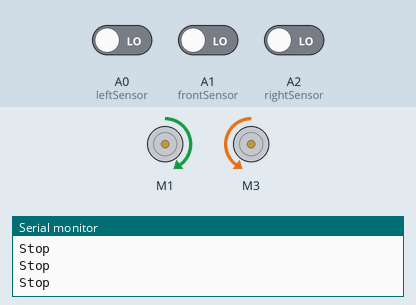
This sketch was run on a simulated Arduino Uno, built with avr-gcc and run on an emulated ATmega328P. On the bench: 2 × DC motor (green arrow = forward, orange = backward, longer = faster), the last lines printed to the serial monitor. The test bench sets the inputs (shaded band); at power-on: A0 (leftSensor) LOW, A2 (rightSensor) LOW, A1 (frontSensor) LOW.

Above: at 1.2 s.
1.3 s: A0 (leftSensor) driven HIGH
At 2.0 s:
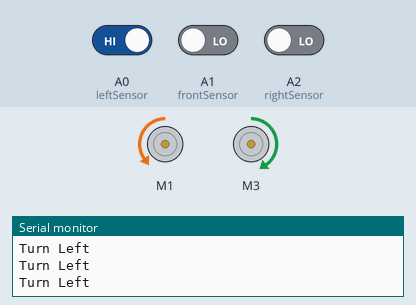
2.8 s: A2 (rightSensor) driven HIGH
At 4.0 s:
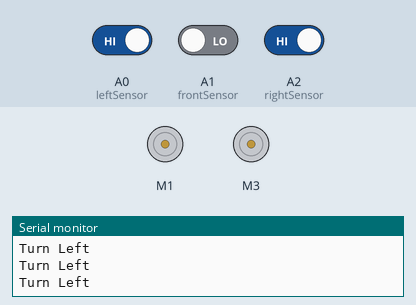
4.3 s: A0 (leftSensor) driven LOW
At 4.7 s:
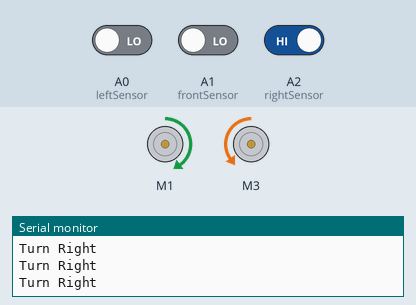
5.8 s: A2 (rightSensor) driven LOW
At 6.3 s:
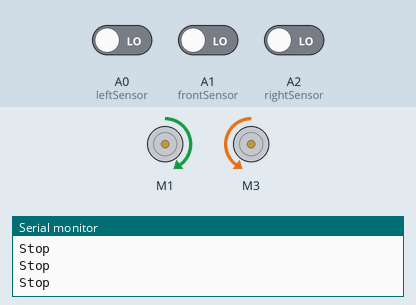
7.3 s: A1 (frontSensor) driven HIGH
At 8.0 s:
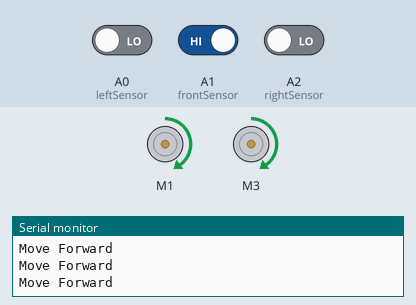
8.8 s: A1 (frontSensor) driven LOW
At 9.5 s:
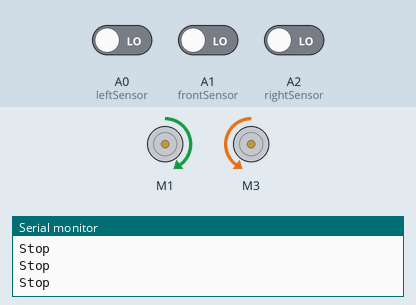
Timing chart, 0 to 11.3 s (numbered marks = the images above; inputs shaded):
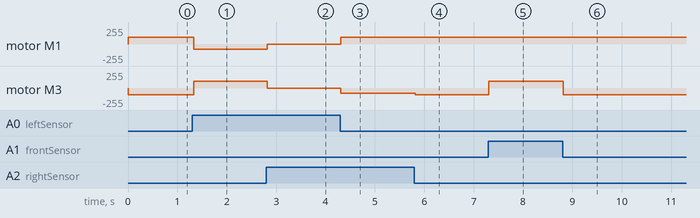

Measured:
- after the input at 1.3 s, motor M1: forward 100/255 → backward 80/255 at once; motor M3: backward 100/255 → forward 100/255 at once
- after the input at 2.8 s, motor M1: backward 80/255 → stopped at once; motor M3: forward 100/255 → stopped at once
- after the input at 4.3 s, motor M1: stopped → forward 100/255 at once; motor M3: stopped → backward 80/255 at once
- after the input at 5.8 s, motor M3: backward 80/255 → backward 100/255 at once
- after the input at 7.3 s, motor M3: backward 100/255 → forward 100/255 at once
- after the input at 8.8 s, motor M3: forward 100/255 → backward 100/255 at once

The sketch:

MAZE_Solving_Robot.ino
```cpp
// Maze Solving Robot Code
//
// This code is designed to control a maze-solving robot using the Adafruit Motor Shield and three infrared (IR) sensors to detect the robot's surroundings.
// The robot uses the IR sensors to sense the walls of the maze and determine the appropriate actions, such as moving forward, turning left or right, or performing a U-turn.
//
// Key Features:
// 1. IR Sensor Integration: Detects obstacles in front, left, and right of the robot.
// 2. Motor Control: Uses the Adafruit Motor Shield to control two DC motors for movement.
// 3. Decision-Making Logic: Implements a switch-case structure based on sensor states for navigation.
// 4. Customizable Parameters: Speed and delay values can be adjusted for smooth operation.
// 5. Debugging Capability: Serial output for monitoring the robot's behavior in real-time.
//
// The code is modular, with separate functions for forward movement, turning, stopping, and U-turns, ensuring clarity and ease of modification.

#include <AFMotor.h>  // Include the Adafruit Motor Shield library for motor control

// Motor Definitions
AF_DCMotor motorA(1);  // Motor A connected to terminal M1 on the motor shield
AF_DCMotor motorB(3);  // Motor B connected to terminal M3 on the motor shield

// Sensor Pin Definitions
const int leftSensor = A0;   // Left IR sensor pin
const int frontSensor = A1;  // Front IR sensor pin
const int rightSensor = A2;  // Right IR sensor pin

// Movement Parameters
const int forwardSpeed = 100;  // Speed for forward movement
const int TurningSpeed = 100;  // Speed for turning movements
const int turnDelay = 25;      // Delay for completing a turn
const int uTurnDelay = 30;    // Delay for completing a U-turn

void setup() {
  // Configure sensor pins as input
  pinMode(leftSensor, INPUT);
  pinMode(frontSensor, INPUT);
  pinMode(rightSensor, INPUT);

  // Initialize serial communication for debugging
  Serial.begin(9600);
}

void loop() {
  // Read sensor values (0 or 1)
  int leftValue = digitalRead(leftSensor);
  int frontValue = digitalRead(frontSensor);
  int rightValue = digitalRead(rightSensor);

  // Combine sensor states into a single value for switch-case logic
  int sensorState = (leftValue << 2) | (frontValue << 1) | rightValue;

  // Decision-making based on sensor states
  switch (sensorState) {
    case 0b000:
      uTurn();   // Perform a U-turn
      Serial.println("Stop");
      break;
    case 0b010:
      moveForward();  // Move forward
      Serial.println("Move Forward");
      break;
    case 0b111:
      turnLeft();  // Turn left
      Serial.println("Turn Left");
      break;
    case 0b100:
      turnLeft();  // Turn left
      Serial.println("Turn Left");
      break;
    case 0b110:
      turnLeft();  // Turn left
      Serial.println("Turn Left");
      break;
    case 0b001:
      turnRight();  // Turn right
      Serial.println("Turn Right");
      break;
    case 0b011:
      turnRight();  // Turn right
      Serial.println("Turn Right");
      break;
    case 0b101:
      stopMotors();  // Stop the motors
      Serial.println("Turn Left");
      break;
    default:         // Unknown sensor state
      stopMotors();  // Stop the motors as a safety measure
      Serial.println("Unknown State");
      break;
  }
}

// Function to move forward
void moveForward() {
  motorA.setSpeed(forwardSpeed);  // Set speed for motor A
  motorB.setSpeed(forwardSpeed);  // Set speed for motor B
  motorA.run(FORWARD);            // Move motor A forward
  motorB.run(FORWARD);            // Move motor B forward
}

// Function to turn left
void turnLeft() {
  motorA.setSpeed(TurningSpeed - 20);  // Reduce speed of motor A for smoother turn
  motorB.setSpeed(TurningSpeed);       // Set speed for motor B
  motorA.run(BACKWARD);                // Move motor A backward
  motorB.run(FORWARD);                 // Move motor B forward
  delay(turnDelay);                    // Delay to complete the turn
}

// Function to turn right
void turnRight() {
  motorA.setSpeed(TurningSpeed);       // Set speed for motor A
  motorB.setSpeed(TurningSpeed - 20);  // Reduce speed of motor B for smoother turn
  motorA.run(FORWARD);                 // Move motor A forward
  motorB.run(BACKWARD);                // Move motor B backward
  delay(turnDelay);                    // Delay to complete the turn
}

// Function to stop the motors
void stopMotors() {
  motorA.run(RELEASE);  // Release motor A
  motorB.run(RELEASE);  // Release motor B
}

// Function to perform a U-turn
void uTurn() {
  motorA.setSpeed(TurningSpeed);  // Set speed for motor A
  motorB.setSpeed(TurningSpeed);  // Set speed for motor B
  motorA.run(FORWARD);            // Move motor A forward
  motorB.run(BACKWARD);           // Move motor B backward
  delay(uTurnDelay);              // Delay to complete the U-turn
}
```
